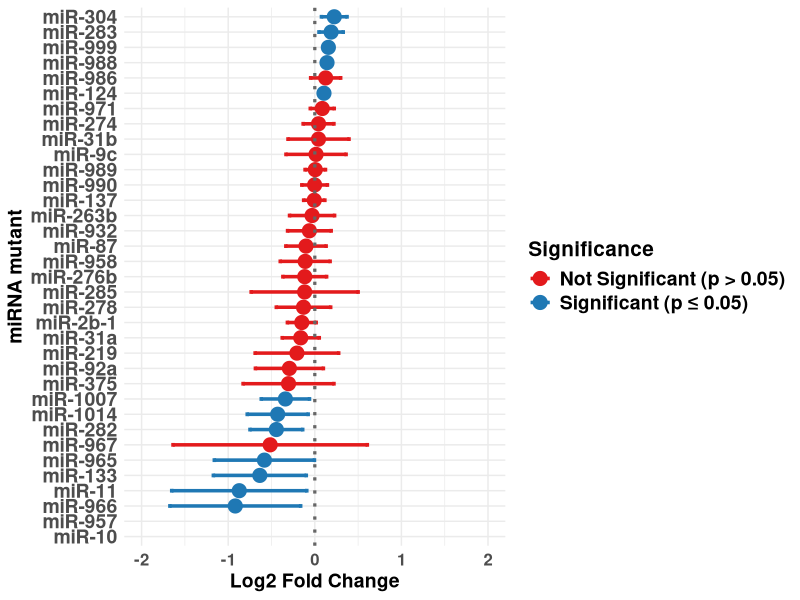

Recreate this plot in R.
# Experimental details
#  Virus: SINV
#  Titre: 10E5 IU/mL
#  Fly: w1118 Control vs miRNA Mutant
#  Fig: 3

# Rationale
#  To determine whether miRNA mutant line changes SINV RNA accumulation compared to paired control.

# Approach
#  Log base 2 transform data
#  Use Paired T-Test to test

# Preparation
library(dplyr)
library(purrr)
library(ggplot2)

# Importing Data
data <- read.csv("SINV/SINV.csv", stringsAsFactors = FALSE)

# Analysis
# Log2-transform WT and MT
data <- data %>%
  mutate(
    WT_log2 = log2(WT + 1),
    MT_log2 = log2(MT + 1)
  )

# Perform paired t-test for miRNA-control
results <- data %>%
  group_by(miRNA) %>%
  summarise(
    mean_WT_log2 = mean(WT_log2, na.rm = TRUE),
    mean_MT_log2 = mean(MT_log2, na.rm = TRUE),
    t_test = list(t.test(WT_log2, MT_log2, paired = TRUE)),
    .groups = "drop"
  ) %>%
  mutate(
    t_statistic = map_dbl(t_test, ~ as.numeric(.x$statistic)),
    p_value = map_dbl(t_test, ~ .x$p.value),
    conf_low_log2 = map_dbl(t_test, ~ .x$conf.int[1]),
    conf_high_log2 = map_dbl(t_test, ~ .x$conf.int[2]),
    log2_fold_change = mean_WT_log2 - mean_MT_log2
  ) %>%
  select(
    miRNA,
    mean_WT_log2,
    mean_MT_log2,
    t_statistic,
    p_value,
    log2_fold_change,
    conf_low_log2,
    conf_high_log2
  ) %>%
  arrange(log2_fold_change)
print(results)

# Export Results
write.csv(results, "stat_results_SINV.csv", row.names = FALSE)

# Next: Plot T-Test results for Fig 3
final_results <- results
# Create significance column from p-value
final_results$signif <- ifelse(
  final_results$p_value <= 0.05,
  "Significant",
  "Not Significant"
)

# Order based on log2 fold change
ordered_miRNAs <- as.character(
  final_results$miRNA[order(final_results$log2_fold_change)]
)

# Add extra miRNAs at the bottom
# These are the two miRNAs which had no detectable SINV signal, and therefore no plottable data points. Adding them to bottom of Fig. 3.
extra_miRNAs <- c("miR-10", "miR-957")

final_results$miRNA <- factor(
  as.character(final_results$miRNA),
  levels = unique(c(extra_miRNAs, ordered_miRNAs))
)

final_results$signif <- ifelse(
  final_results$signif == "Significant",
  "Significant (p ≤ 0.05)",
  "Not Significant (p > 0.05)"
)

# Specify plot limits
x_limits <- c(-2, 2)
x_breaks <- seq(-2, 2, by = 1)

# Plot Fig. 3
ggplot(final_results, aes(x = log2_fold_change, y = miRNA, color = signif)) +
  
  geom_errorbarh(
    aes(xmin = conf_low_log2, xmax = conf_high_log2),
    height = 0.25, linewidth = 1.2
  ) +
  
  geom_point(size = 3.8, stroke = 1) +
  
  geom_vline(
    xintercept = 0, linetype = "dotted",
    color = "gray40", linewidth = 1.1
  ) +
  
  scale_color_manual(values = c(
    "Significant (p ≤ 0.05)" = "#1f78b4",
    "Not Significant (p > 0.05)" = "#e31a1c"
  )) +
  
  scale_x_continuous(limits = x_limits, breaks = x_breaks) +
  scale_y_discrete(drop = FALSE) +
  
  labs(
    x = "Log2 Fold Change",
    y = "miRNA mutant",
    color = "Significance"
  ) +
  
  theme_minimal() +
  theme(
    axis.text.y = element_text(size = 14, face = "bold"),
    axis.text.x = element_text(size = 12, face = "bold"),
    axis.title   = element_text(size = 14, face = "bold"),
    legend.title = element_text(face = "bold", size = 15),
    legend.text  = element_text(face = "bold", size = 14)
  )
